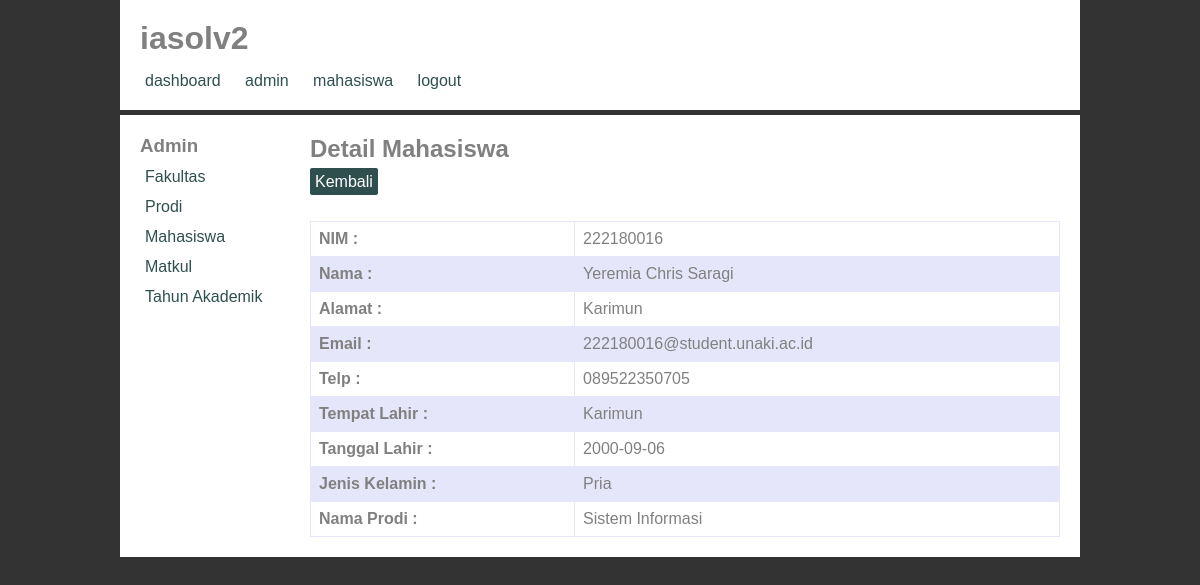
The app's page /admin/mahasiswa/detail/3 with its own data.
### tables this page shows
CREATE TABLE `mahasiswa` (
  `id` int(11) NOT NULL,
  `nim` int(11) NOT NULL,
  `nama_lengkap` varchar(100) NOT NULL,
  `alamat` varchar(255) NOT NULL,
  `email` varchar(100) NOT NULL,
  `telp` varchar(12) NOT NULL,
  `tempat_lahir` varchar(30) NOT NULL,
  `tgl_lahir` date NOT NULL,
  `jenis_kel` varchar(6) NOT NULL,
  `nama_prodi` varchar(100) NOT NULL
);

### application/controllers/admin/Mahasiswa.php (called while the page is built, shortened)
<?php
class Mahasiswa extends CI_Controller {
  public function __construct() {
    $this->load->model('Mahasiswa_model');
    $this->load->library('form_validation');
  }
  public function detail($id) {
    $data['judul'] = 'Detail Mahasiswa';
    $data['mahasiswa'] = $this->Mahasiswa_model->getById($id,'mahasiswa');
    $this->load->view('admin_templates/header',$data);
    $this->load->view('admin_templates/sidebar');
    $this->load->view('admin/mahasiswa/detail',$data);
    $this->load->view('admin_templates/footer');
  }
}

### index.php (called while the page is built, shortened)
<?php
require_once BASEPATH.'core/CodeIgniter.php';

### application/models/Mahasiswa_model.php (called while the page is built, shortened)
<?php
class Mahasiswa_model extends CI_Model {
  public function getById($id,$table) {
    return $this->db->get_where('mahasiswa',['id' => $id])->row_array();
  }
}

### application/views/admin/mahasiswa/detail.php (the view)
<h2>Detail Mahasiswa</h2>
<a class="btn-primary" href="<?php echo base_url() ?>admin/mahasiswa">Kembali</a>
<table>
  <tr>
    <th>NIM : </th>
    <td><?php echo $mahasiswa['nim']; ?></td>
  </tr>
  <tr>
    <th>Nama : </th>
    <td><?php echo $mahasiswa['nama_lengkap']; ?></td>
  </tr>
  <tr>
    <th>Alamat : </th>
    <td><?php echo $mahasiswa['alamat']; ?></td>
  </tr>
  <tr>
    <th>Email : </th>
    <td><?php echo $mahasiswa['email']; ?></td>
  </tr>
  <tr>
    <th>Telp : </th>
    <td><?php echo $mahasiswa['telp']; ?></td>
  </tr>
  <tr>
    <th>Tempat Lahir : </th>
    <td><?php echo $mahasiswa['tempat_lahir']; ?></td>
  </tr>
  <tr>
    <th>Tanggal Lahir : </th>
    <td><?php echo $mahasiswa['tgl_lahir']; ?></td>
  </tr>
  <tr>
    <th>Jenis Kelamin : </th>
    <td><?php echo $mahasiswa['jenis_kel']; ?></td>
  </tr>
  <tr>
    <th>Nama Prodi : </th>
    <td><?php echo $mahasiswa['nama_prodi']; ?></td>
  </tr>
</table>

### assets/style.css (style rules this page uses)
* { margin: 0; padding: 0; }
body { background-color: #333; }
.content h2 { margin-bottom: 10px; }
table { font-family: arial, sans-serif; border-collapse: collapse; width: 100%; margin-top: 30px; }
td, th { border: 1px solid lavender; text-align: left; padding: 8px; }
tr:nth-child(even) { background-color: lavender; }
.btn-primary { background-color: darkslategrey; color: white; padding: 5px; text-decoration: none; border-radius: 2px; }

### records on screen
mahasiswa: nim "222180016", nama_lengkap "Yeremia Chris Saragi", alamat "Karimun", email "222180016@student.unaki.ac.id", telp "089522350705", tempat_lahir "Karimun", tgl_lahir "2000-09-06", jenis_kel "Pria", nama_prodi "Sistem Informasi"
